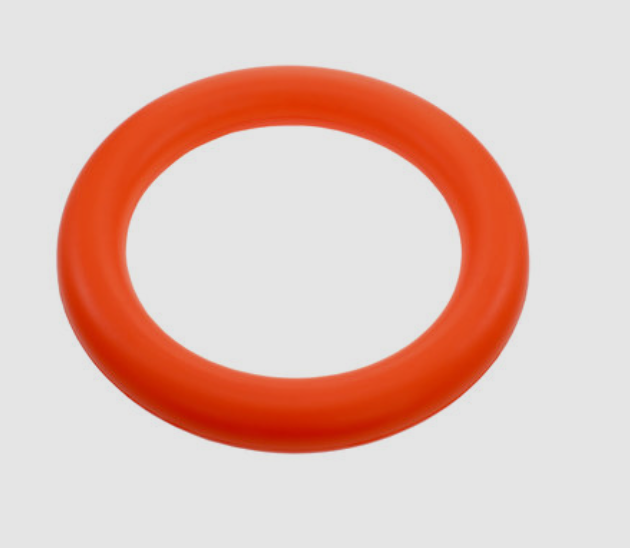
#> input picture colorperesite.PNG, 630 x 548 px, found by its file name
$ python verefy.py
#> lines starting #> are read from the running program, lines starting #| are printed output that depends on the picture; after the words box and inside, x2 and y2 are one past the last pixel; in counts of white or black regions, pixels touching at a corner belong together
import cv2
import numpy as np
import math
from typing import List, Tuple

global img
HSV_LOW_BOUND = np.array([2, 188, 163])
HSV_HIGH_BOUND = np.array([33, 255, 239])
NEXT = 0
PREVIOUS = 1
FIRST_CHILD = 2
PARENT = 3
expention = 5

def find_largest_contour_and_child(contours: List[np.ndarray], hierarchy: List[np.ndarray]) -> Tuple[int, int]:
    """Find the largest contour index and his child index

    Args:
        contours (list[np.ndarray]): The countours list
        hierarchy (list[np.ndarray]): The respective heirarchy list

    Returns:
        (int, int): the indexes of the largest contour and his child
    """
    largest_contour_index = max(range(len(contours)), key=lambda i: cv2.contourArea(contours[i]))
    child_index = hierarchy[largest_contour_index][FIRST_CHILD]
    biggest_child_contour_index = -1
    biggest_child_contour_area = 0
    while child_index != -1:
        child_contour = contours[child_index]
        child_contour_area = cv2.contourArea(child_contour)
        if child_contour_area > biggest_child_contour_area:
            biggest_child_contour_area = child_contour_area
            biggest_child_contour_index = child_index
        child_index = hierarchy[child_index][NEXT]
    return (largest_contour_index, biggest_child_contour_index)


while (1):
    img = cv2.imread('colorperesite.PNG')
#> img is the input picture: shape (548, 630, 3); mean B, G, R 183.8, 192.9, 226.4
    hsv = cv2.cvtColor(img, cv2.COLOR_BGR2HSV)
#> hsv: shape (548, 630, 3); mean H, S, V 5.2, 50.1, 226.5
    # Create a mask based on the specified HSV color range
    mask = cv2.inRange(hsv, HSV_LOW_BOUND, HSV_HIGH_BOUND)
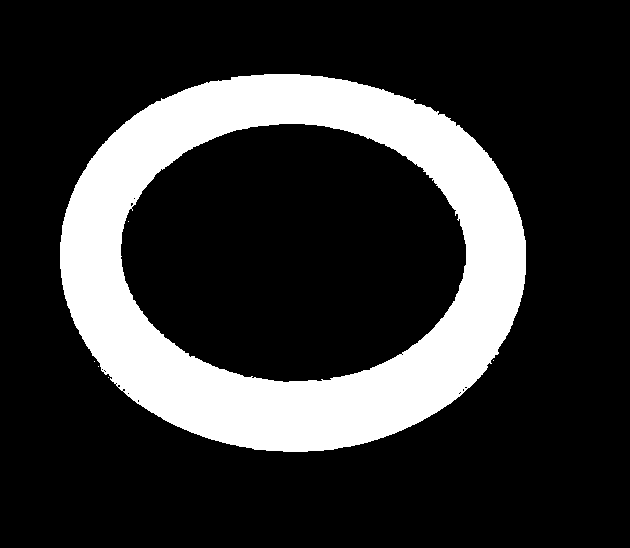
#> mask: shape (548, 630); 20.4% white; 6 white regions (5 under 20 px)
    contours, hierarchy = cv2.findContours(mask, cv2.RETR_TREE, cv2.CHAIN_APPROX_SIMPLE)
#> contours = 22 contours, 20 with area under 20; largest, box (x1, y1, x2, y2) and area: (60, 74, 526, 452) 139098, (120, 123, 467, 383) 69655


    # Draw all contours on the original image
    #cv2.drawContours(img, contours, -1, (255, 0, 255), 3)

    if len(contours) != 0:
        hierarchy = hierarchy[0]
        # Find the largest contour and child contour within the largest contour
        largest_contour_index, biggest_child_contour_index = find_largest_contour_and_child(contours, hierarchy)
#> in find_largest_contour_and_child, `largest_contour_index = max(range(len(contours)), key=lambda i: cv2.co..`: largest_contour_index = 4
#> in find_largest_contour_and_child, `child_index = hierarchy[largest_contour_index][FIRST_CHILD]`: child_index = 5
#> the loop in find_largest_contour_and_child, `while child_index != -1:` made 16 passes
#> (child_contour_area, biggest_child_contour_area, child_index) on pass 16: (69655, 69655, -1)
#> after the loop in find_largest_contour_and_child, `while child_index != -1:`: biggest_child_contour_area = 69655; biggest_child_contour_index = 20
#> largest_contour_index = 4; biggest_child_contour_index = 20
        cv2.drawContours(img, contours, largest_contour_index, (0, 255, 0), 5)
        # Draw the largest child contour
        if biggest_child_contour_index != -1:
            biggest_child_contour = contours[biggest_child_contour_index]
#> biggest_child_contour = contour of 476 points, box (x1, y1, x2, y2) (120, 123, 467, 383), area 69655
            cv2.drawContours(img, [biggest_child_contour], 0, (255, 0, 0), 2)

            outer_contour = contours[largest_contour_index]
#> outer_contour = contour of 634 points, box (x1, y1, x2, y2) (60, 74, 526, 452), area 139098
            inner_contour = contours[biggest_child_contour_index]
#> inner_contour has the same summary as biggest_child_contour

            # Check if both outer and inner contours have areas greater than 3600
            if (cv2.contourArea(outer_contour) > 100) and (cv2.contourArea(inner_contour) > 100):
                x, y, w, h = cv2.boundingRect(outer_contour)
#> x = 60; y = 74; w = 466; h = 378
                outer_aspect_ratio = float(w) / h
#> outer_aspect_ratio = 1.23
                outer_center = (int(x+(w/2)), int(y+(h/2)))
#> outer_center = (293, 263)
                cv2.circle(img, outer_center, 10, (255,255,255),-3)
#> img: shape (548, 630, 3); mean B, G, R 183.9, 196.2, 218.6
                cv2.rectangle(img, (x, y), (x+w, y+h), (0, 255, 0), 5)

                x1, y1, w1, h1 = cv2.boundingRect(inner_contour)
#> x1 = 120; y1 = 123; w1 = 347; h1 = 260
                inner_aspect_ratio = float(w1) / h1
#> inner_aspect_ratio = 1.33
                inner_center = (int(x1+(w1/2)), int(y1+(h1/2)))
#> inner_center = (293, 253)
                cv2.circle(img, inner_center, 5, (0,0,0),-3)
#> img: shape (548, 630, 3); mean B, G, R 177.5, 197, 212
                cv2.rectangle(img, (x1, y1), (x1+w1, y1+h1), (255, 0, 0), 5)

                # Check if the aspect ratios and distance between centers meet the criteria
                if (abs(outer_aspect_ratio - inner_aspect_ratio) < 10) and (math.dist(outer_center, inner_center) < 20):
                    img = cv2.putText(img, 'probably donut?☺☻♥', (x, y), cv2.FONT_HERSHEY_SIMPLEX, 1, (255, 0, 255), 2, cv2.LINE_AA)
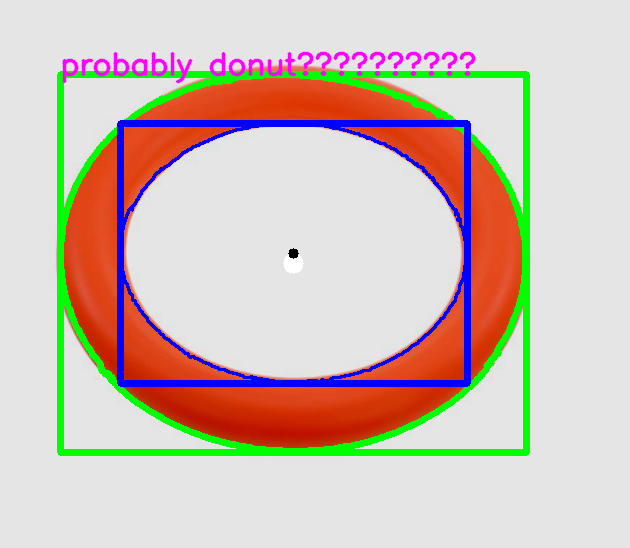
#> img: shape (548, 630, 3); mean B, G, R 183.4, 193.1, 208

                else:
                    cv2.putText(img, 'coected note pls bump to seperate', (x, y), cv2.FONT_HERSHEY_SIMPLEX, 1, (0, 0, 0), 2, cv2.LINE_AA)

        else:
            cv2.putText(img, 'There is no child contour :(', (0, 0), cv2.FONT_HERSHEY_SIMPLEX, 1, (0, 0, 0), 2, cv2.LINE_AA)


    cv2.imshow("img", img)
    cv2.imshow("mask", mask)


    # Check for key press to exit
    k = cv2.waitKey(1) & 0xFF
#> (key Esc is pressed here)
    if k == 27:
        break
print (HSV_LOW_BOUND)
print(HSV_HIGH_BOUND)
cv2.destroyAllWindows()
